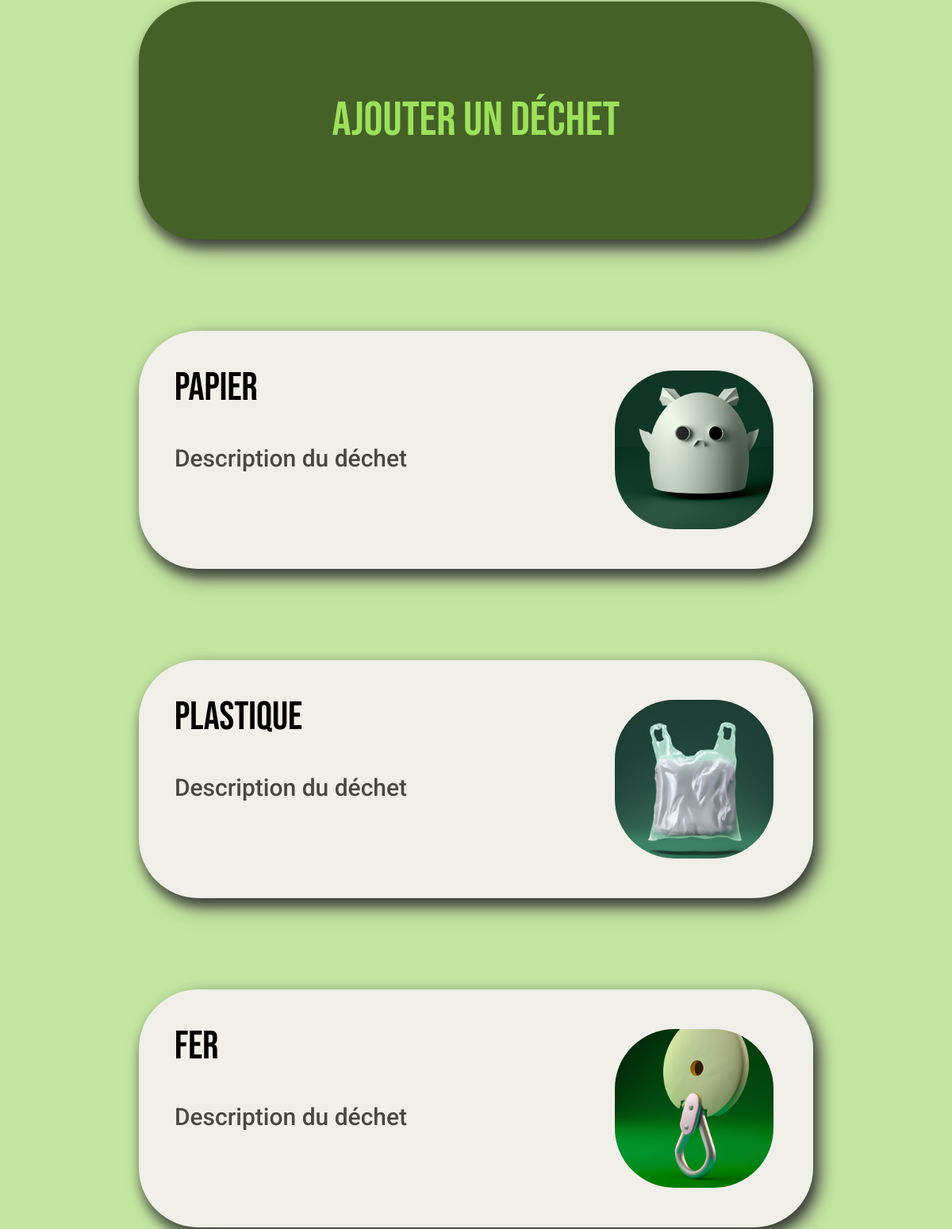
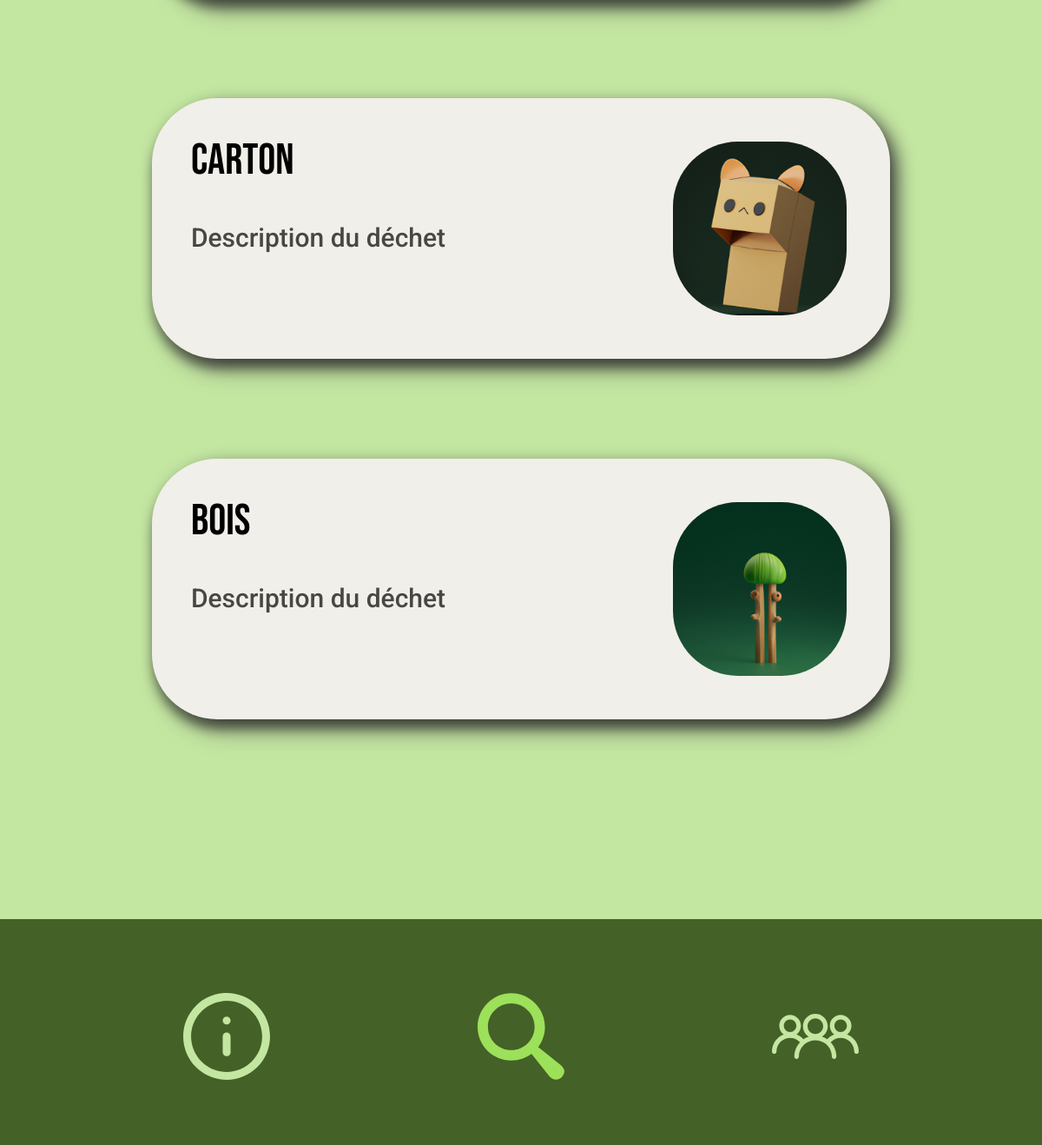
Before: / (lower part) with the older database file (2 pictures, top to bottom).
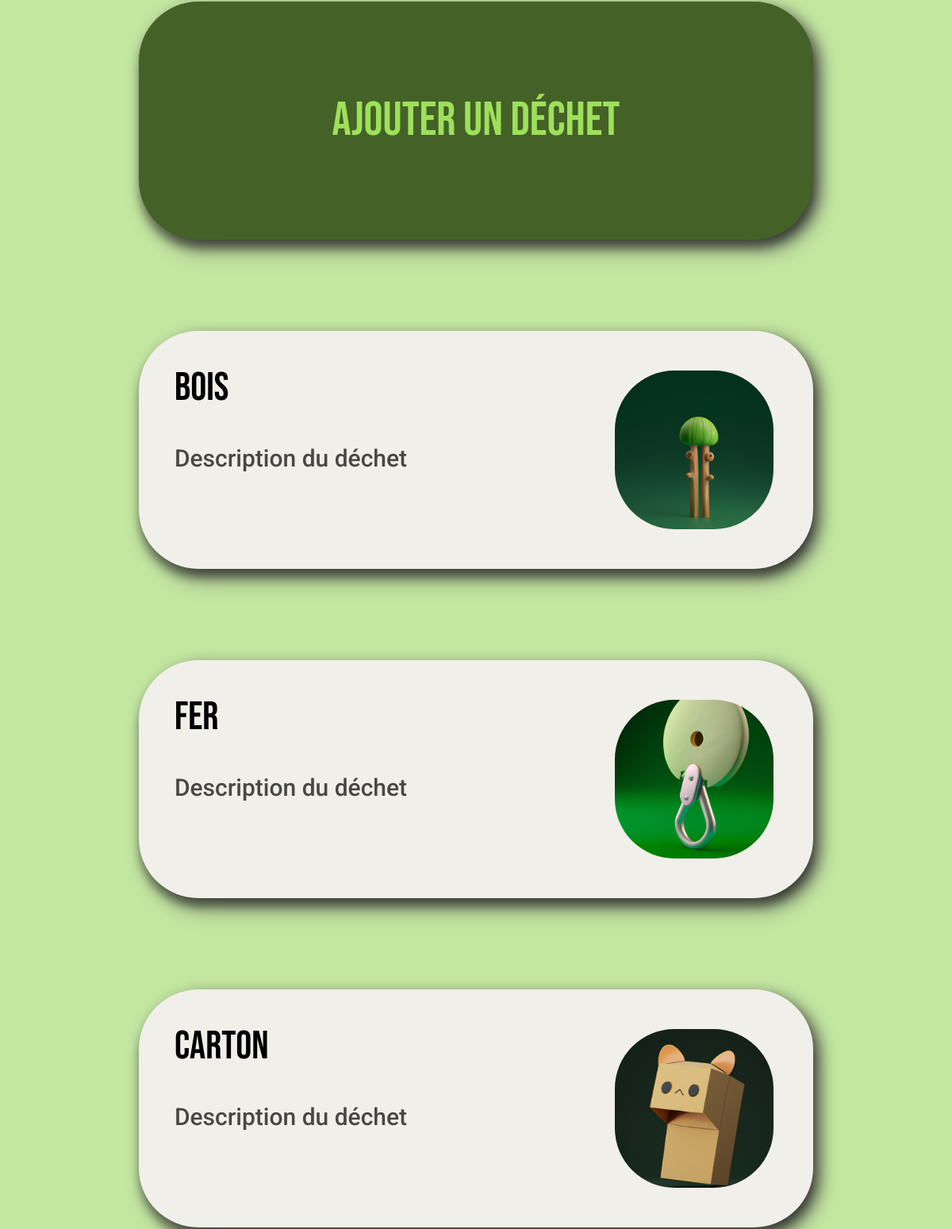
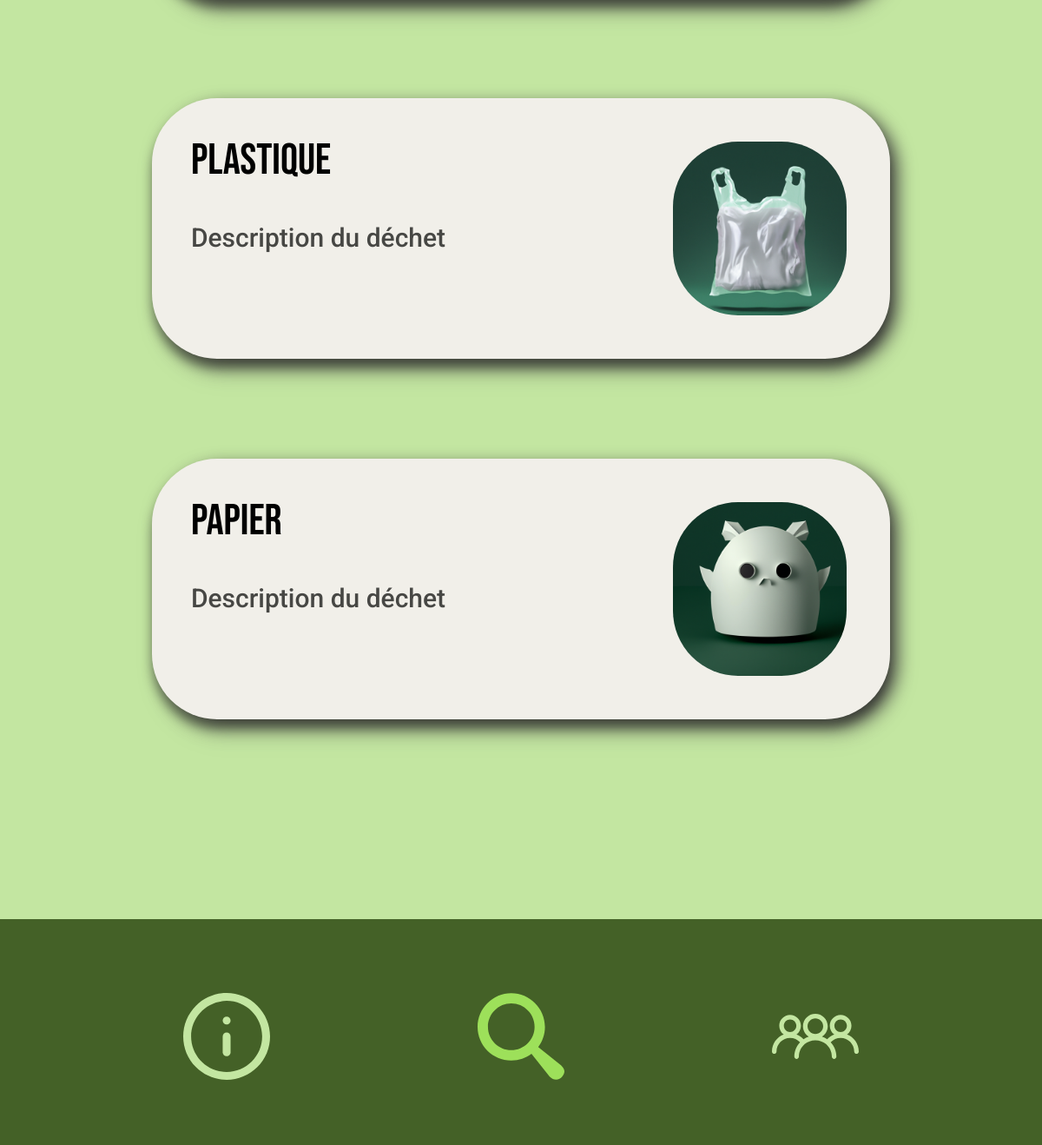
After: the same page with the newer database file (2 pictures, top to bottom).
### app/models.py (models this page shows, shortened)
class Waste(db.Model):
    id = db.Column(db.Integer, primary_key=True)
    name = db.Column(db.String(20), unique=True, nullable=False)
    description = db.Column(db.Text, nullable=False)
    list_recycling_possibilitites = db.Column(db.Text, nullable=False)
    nb_views = db.Column(db.Integer, nullable=False, default=0)
    last_viewed = db.Column(db.DateTime, nullable=False,
                            default=datetime.utcnow)

### app/main/routes.py (the view)
@main_bp.route('/', methods=['GET', 'POST'])
def index():
    form = SearchForm()
    page = request.args.get('page', default=1, type=int)
    search_term = form.search_content.data
    query = Waste.query
    if search_term:
        query = query.filter((Waste.name.ilike(f'%{search_term}%')) | (Waste.description.ilike(f'%{search_term}%')))
        page = 1
    wastes = query.order_by(Waste.last_viewed.desc()).paginate(page=page, per_page=5)
    return render_template('index.html', wastes=wastes, title='Home', form=form, location='index')

### app/templates/index.html (shortened to what this page needs)
{% extends "layout.html" %}
{% block head %}
<link rel="stylesheet" href="{{ url_for('static', filename='css/article-waste-container.css') }}">
<link rel="stylesheet" href="{{ url_for('static', filename='css/container-new.css') }}">
{% endblock %}
{% block content %}
<div class="div-content-site-search">
    <div class="new-container-large">
        <a href="{{url_for('wastes.waste_new')}}" target="_self">
            <h2>Ajouter un déchet</h2>
        </a>
    </div>
    {% for waste in wastes.items %}
    <div class="content-container">
        <a href="{{ url_for('wastes.waste', waste_id=waste.id) }}" target="_self">
            <div class="text-container">
                <h2>{{ waste.name }}</h2>
                <p>{{ waste.description }}</p>
            </div>
            <div class="image-container">
                <img src={{ url_for('static', filename='uploads/wastes/' + waste.name + '.png' ) }} alt="Image">
            </div>
        </a>
    </div>
    {% endfor %}
</div>
{% endblock content %}

Changed rows visible on the page:
changed Waste: name "Bois" → "bois"; moves up the list
changed Waste: name "Fer" → "fer"
changed Waste: name "Carton" → "carton"
changed Waste: name "Plastique" → "plastique"; moves down the list
changed Waste: name "Papier" → "papier"; moves down the list
